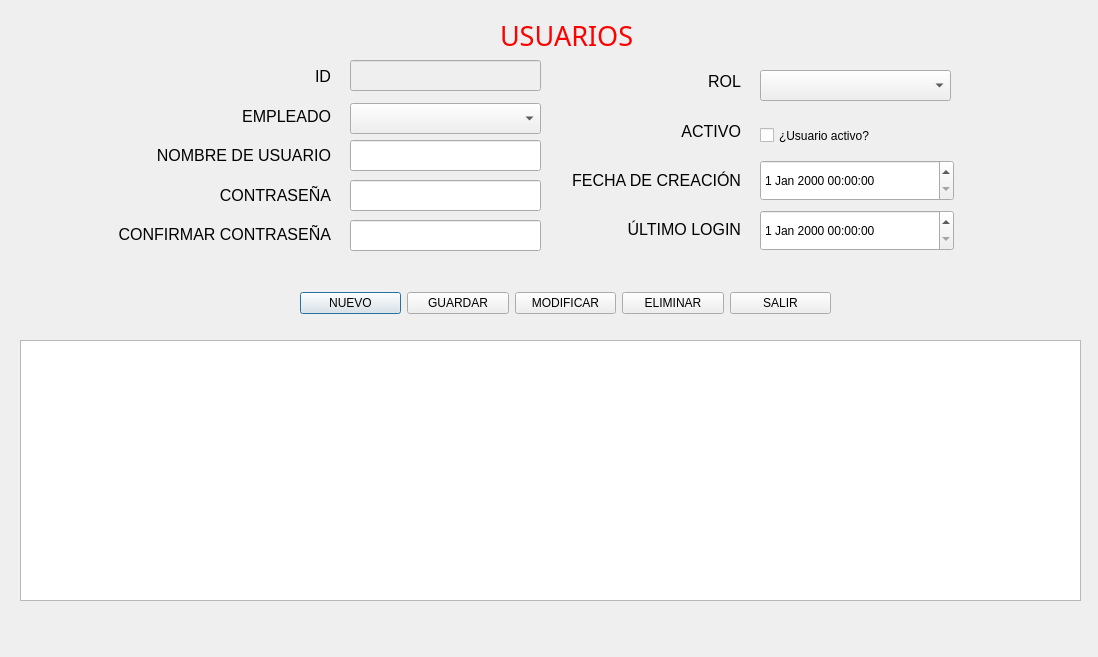
<?xml version="1.0" encoding="UTF-8"?>
<ui version="4.0">
 <class>Usuarios</class>
 <widget class="QDialog" name="Usuarios">
  <property name="geometry">
   <rect>
    <x>0</x>
    <y>0</y>
    <width>1098</width>
    <height>657</height>
   </rect>
  </property>
  <property name="windowTitle">
   <string>Usuarios</string>
  </property>
  <widget class="QLineEdit" name="txtUsername">
   <property name="geometry">
    <rect>
     <x>350</x>
     <y>140</y>
     <width>191</width>
     <height>31</height>
    </rect>
   </property>
  </widget>
  <widget class="QLineEdit" name="txtPassword">
   <property name="geometry">
    <rect>
     <x>350</x>
     <y>180</y>
     <width>191</width>
     <height>31</height>
    </rect>
   </property>
  </widget>
  <widget class="QCheckBox" name="chkActivo">
   <property name="geometry">
    <rect>
     <x>760</x>
     <y>120</y>
     <width>191</width>
     <height>31</height>
    </rect>
   </property>
   <property name="text">
    <string>¿Usuario activo?</string>
   </property>
  </widget>
  <widget class="QTableView" name="tablaUsuarios">
   <property name="geometry">
    <rect>
     <x>20</x>
     <y>340</y>
     <width>1061</width>
     <height>261</height>
    </rect>
   </property>
  </widget>
  <widget class="QLineEdit" name="txtConfirmarPassword">
   <property name="geometry">
    <rect>
     <x>350</x>
     <y>220</y>
     <width>191</width>
     <height>31</height>
    </rect>
   </property>
  </widget>
  <widget class="QWidget" name="layoutWidget_2">
   <property name="geometry">
    <rect>
     <x>300</x>
     <y>290</y>
     <width>531</width>
     <height>26</height>
    </rect>
   </property>
   <layout class="QHBoxLayout" name="horizontalLayout">
    <item>
     <widget class="QPushButton" name="btnNuevo">
      <property name="text">
       <string>NUEVO</string>
      </property>
      <property name="icon">
       <iconset theme="QIcon::ThemeIcon::FolderNew"/>
      </property>
     </widget>
    </item>
    <item>
     <widget class="QPushButton" name="btnGuardar">
      <property name="text">
       <string>GUARDAR</string>
      </property>
      <property name="icon">
       <iconset theme="QIcon::ThemeIcon::DocumentSave"/>
      </property>
     </widget>
    </item>
    <item>
     <widget class="QPushButton" name="btnModificar">
      <property name="text">
       <string>MODIFICAR</string>
      </property>
      <property name="icon">
       <iconset theme="QIcon::ThemeIcon::MailMessageNew"/>
      </property>
     </widget>
    </item>
    <item>
     <widget class="QPushButton" name="btnEliminar">
      <property name="text">
       <string>ELIMINAR</string>
      </property>
      <property name="icon">
       <iconset theme="QIcon::ThemeIcon::ApplicationExit"/>
      </property>
     </widget>
    </item>
    <item>
     <widget class="QPushButton" name="btnSalir">
      <property name="text">
       <string>SALIR</string>
      </property>
      <property name="icon">
       <iconset theme="QIcon::ThemeIcon::SystemLogOut"/>
      </property>
     </widget>
    </item>
   </layout>
  </widget>
  <widget class="QDateTimeEdit" name="dtFechaCreacion">
   <property name="geometry">
    <rect>
     <x>760</x>
     <y>160</y>
     <width>194</width>
     <height>41</height>
    </rect>
   </property>
  </widget>
  <widget class="QWidget" name="layoutWidget_3">
   <property name="geometry">
    <rect>
     <x>570</x>
     <y>60</y>
     <width>171</width>
     <height>191</height>
    </rect>
   </property>
   <layout class="QVBoxLayout" name="_3">
    <item>
     <widget class="QLabel" name="labelRol">
      <property name="font">
       <font>
        <family>Segoe UI</family>
        <pointsize>12</pointsize>
       </font>
      </property>
      <property name="text">
       <string>ROL</string>
      </property>
      <property name="alignment">
       <set>Qt::AlignmentFlag::AlignRight|Qt::AlignmentFlag::AlignTrailing|Qt::AlignmentFlag::AlignVCenter</set>
      </property>
     </widget>
    </item>
    <item>
     <widget class="QLabel" name="labelActivo">
      <property name="font">
       <font>
        <family>Segoe UI</family>
        <pointsize>12</pointsize>
       </font>
      </property>
      <property name="text">
       <string>ACTIVO</string>
      </property>
      <property name="alignment">
       <set>Qt::AlignmentFlag::AlignRight|Qt::AlignmentFlag::AlignTrailing|Qt::AlignmentFlag::AlignVCenter</set>
      </property>
     </widget>
    </item>
    <item>
     <widget class="QLabel" name="labelFechaCreacion">
      <property name="font">
       <font>
        <pointsize>12</pointsize>
       </font>
      </property>
      <property name="text">
       <string>FECHA DE CREACIÓN</string>
      </property>
      <property name="alignment">
       <set>Qt::AlignmentFlag::AlignRight|Qt::AlignmentFlag::AlignTrailing|Qt::AlignmentFlag::AlignVCenter</set>
      </property>
     </widget>
    </item>
    <item>
     <widget class="QLabel" name="labelUltimoLogin">
      <property name="font">
       <font>
        <pointsize>12</pointsize>
       </font>
      </property>
      <property name="text">
       <string>ÚLTIMO LOGIN</string>
      </property>
      <property name="alignment">
       <set>Qt::AlignmentFlag::AlignRight|Qt::AlignmentFlag::AlignTrailing|Qt::AlignmentFlag::AlignVCenter</set>
      </property>
     </widget>
    </item>
   </layout>
  </widget>
  <widget class="QWidget" name="layoutWidget">
   <property name="geometry">
    <rect>
     <x>100</x>
     <y>60</y>
     <width>231</width>
     <height>191</height>
    </rect>
   </property>
   <layout class="QVBoxLayout" name="_2">
    <item>
     <widget class="QLabel" name="labelID">
      <property name="font">
       <font>
        <family>Segoe UI</family>
        <pointsize>12</pointsize>
       </font>
      </property>
      <property name="text">
       <string>ID</string>
      </property>
      <property name="alignment">
       <set>Qt::AlignmentFlag::AlignRight|Qt::AlignmentFlag::AlignTrailing|Qt::AlignmentFlag::AlignVCenter</set>
      </property>
     </widget>
    </item>
    <item>
     <widget class="QLabel" name="labelEmpleado">
      <property name="font">
       <font>
        <family>Segoe UI</family>
        <pointsize>12</pointsize>
       </font>
      </property>
      <property name="text">
       <string>EMPLEADO</string>
      </property>
      <property name="alignment">
       <set>Qt::AlignmentFlag::AlignRight|Qt::AlignmentFlag::AlignTrailing|Qt::AlignmentFlag::AlignVCenter</set>
      </property>
     </widget>
    </item>
    <item>
     <widget class="QLabel" name="labelUsername">
      <property name="font">
       <font>
        <pointsize>12</pointsize>
       </font>
      </property>
      <property name="text">
       <string>NOMBRE DE USUARIO</string>
      </property>
      <property name="alignment">
       <set>Qt::AlignmentFlag::AlignRight|Qt::AlignmentFlag::AlignTrailing|Qt::AlignmentFlag::AlignVCenter</set>
      </property>
     </widget>
    </item>
    <item>
     <widget class="QLabel" name="labelPassword">
      <property name="font">
       <font>
        <pointsize>12</pointsize>
       </font>
      </property>
      <property name="text">
       <string>CONTRASEÑA</string>
      </property>
      <property name="alignment">
       <set>Qt::AlignmentFlag::AlignRight|Qt::AlignmentFlag::AlignTrailing|Qt::AlignmentFlag::AlignVCenter</set>
      </property>
     </widget>
    </item>
    <item>
     <widget class="QLabel" name="labelConfirmarPassword">
      <property name="font">
       <font>
        <pointsize>12</pointsize>
       </font>
      </property>
      <property name="text">
       <string>CONFIRMAR CONTRASEÑA</string>
      </property>
      <property name="alignment">
       <set>Qt::AlignmentFlag::AlignRight|Qt::AlignmentFlag::AlignTrailing|Qt::AlignmentFlag::AlignVCenter</set>
      </property>
     </widget>
    </item>
   </layout>
  </widget>
  <widget class="QLabel" name="label">
   <property name="geometry">
    <rect>
     <x>500</x>
     <y>20</y>
     <width>141</width>
     <height>31</height>
    </rect>
   </property>
   <property name="font">
    <font>
     <family>MV Boli</family>
     <pointsize>20</pointsize>
     <underline>false</underline>
    </font>
   </property>
   <property name="styleSheet">
    <string notr="true">color: rgb(255, 0, 0);</string>
   </property>
   <property name="text">
    <string>USUARIOS</string>
   </property>
   <property name="textFormat">
    <enum>Qt::TextFormat::AutoText</enum>
   </property>
  </widget>
  <widget class="QLineEdit" name="txtID">
   <property name="enabled">
    <bool>false</bool>
   </property>
   <property name="geometry">
    <rect>
     <x>350</x>
     <y>60</y>
     <width>191</width>
     <height>31</height>
    </rect>
   </property>
  </widget>
  <widget class="QComboBox" name="cbEmpleado">
   <property name="geometry">
    <rect>
     <x>350</x>
     <y>103</y>
     <width>191</width>
     <height>31</height>
    </rect>
   </property>
  </widget>
  <widget class="QComboBox" name="cbRol">
   <property name="geometry">
    <rect>
     <x>760</x>
     <y>70</y>
     <width>191</width>
     <height>31</height>
    </rect>
   </property>
  </widget>
  <widget class="QDateTimeEdit" name="dtUltimoLogin">
   <property name="geometry">
    <rect>
     <x>760</x>
     <y>210</y>
     <width>194</width>
     <height>41</height>
    </rect>
   </property>
  </widget>
 </widget>
 <resources/>
 <connections/>
</ui>
